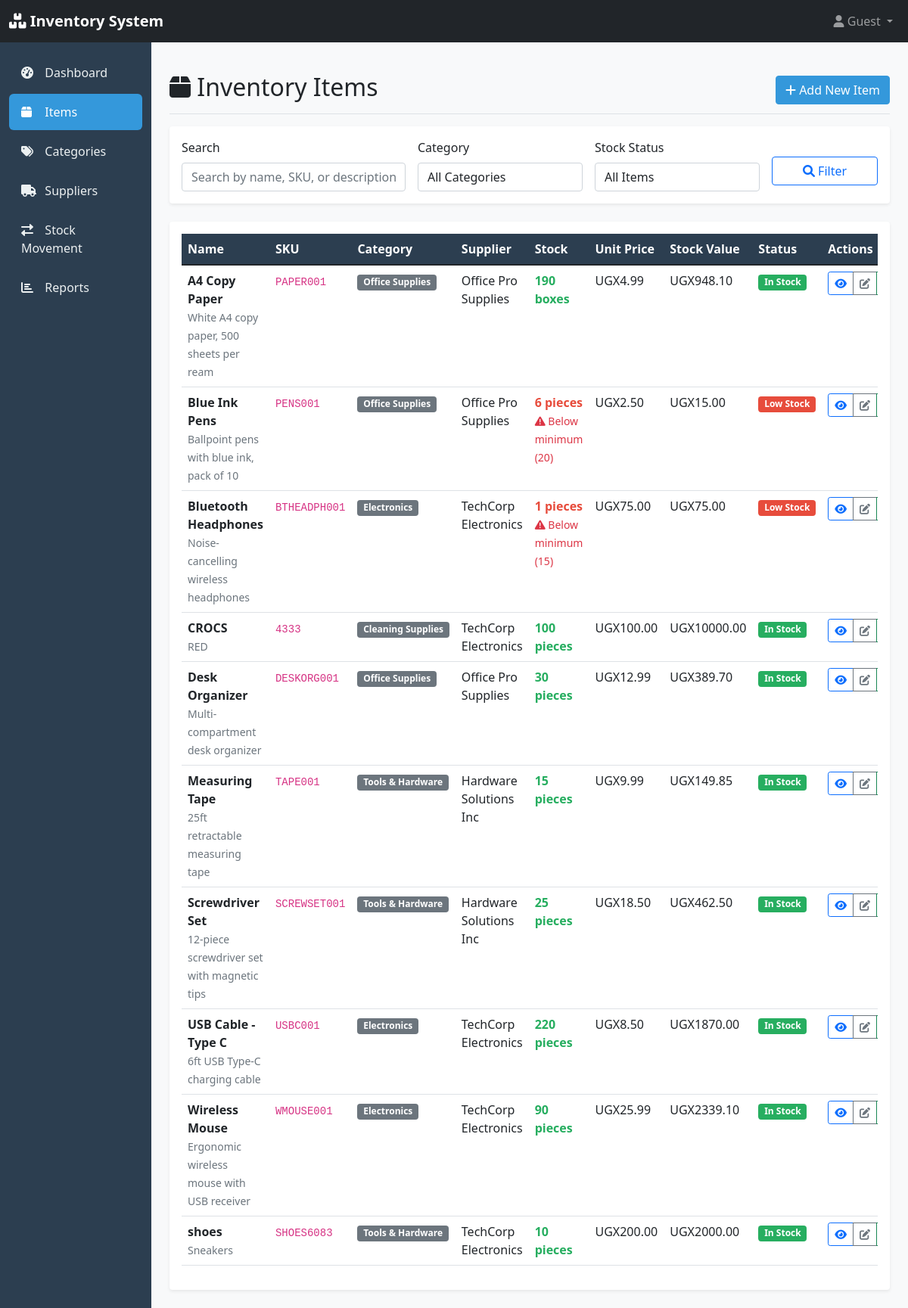
/inventory/items/, run on the app's committed database.
### inventory/models.py (models this page shows, shortened)
class Item(models.Model):
    UNIT_CHOICES = [
        ('pieces', 'Pieces'),
        ('kg', 'Kilograms'),
        ('liters', 'Liters'),
        ('meters', 'Meters'),
        ('boxes', 'Boxes'),
    ]
    name = models.CharField(max_length=200)
    description = models.TextField(blank=True)
    sku = models.CharField(max_length=50, unique=True, help_text="Stock Keeping Unit")
    category = models.ForeignKey(Category, on_delete=models.CASCADE, related_name='items')
    supplier = models.ForeignKey(Supplier, on_delete=models.SET_NULL, null=True, blank=True, related_name='items')
    unit_price = models.DecimalField(max_digits=10, decimal_places=2, validators=[MinValueValidator(Decimal('0.00'))])
    selling_price = models.DecimalField(max_digits=10, decimal_places=2, validators=[MinValueValidator(Decimal('0.00'))])
    quantity_in_stock = models.PositiveIntegerField(default=0)
    minimum_stock_level = models.PositiveIntegerField(default=10, help_text="Alert when stock falls below this level")
    unit_of_measurement = models.CharField(max_length=20, choices=UNIT_CHOICES, default='pieces')
    is_active = models.BooleanField(default=True)
    created_at = models.DateTimeField(auto_now_add=True)
    updated_at = models.DateTimeField(auto_now=True)
    created_by = models.ForeignKey(User, on_delete=models.SET_NULL, null=True, blank=True)
    class Meta:
        ordering = ['name']
    @property
    def is_low_stock(self):
        return self.quantity_in_stock <= self.minimum_stock_level
    @property
    def stock_value(self):
        return self.quantity_in_stock * self.unit_price

class Category(models.Model):
    name = models.CharField(max_length=100, unique=True)
    description = models.TextField(blank=True, null=True)
    created_at = models.DateTimeField(auto_now_add=True)
    updated_at = models.DateTimeField(auto_now=True)
    class Meta:
        verbose_name_plural = "Categories"
        ordering = ['name']

class Supplier(models.Model):
    name = models.CharField(max_length=200)
    contact_person = models.CharField(max_length=100, blank=True)
    email = models.EmailField(blank=True)
    phone = models.CharField(max_length=20, blank=True)
    address = models.TextField(blank=True)
    created_at = models.DateTimeField(auto_now_add=True)
    updated_at = models.DateTimeField(auto_now=True)
    class Meta:
        ordering = ['name']

### inventory/views.py (the view)
# urls.py: path('items/', views.item_list, name='item_list'),
def item_list(request):
    items = Item.objects.select_related('category', 'supplier').filter(is_active=True)
    search_query = request.GET.get('search', '')
    if search_query:
        items = items.filter(
            Q(name__icontains=search_query) |
            Q(sku__icontains=search_query) |
            Q(description__icontains=search_query)
        )
    category_filter = request.GET.get('category', '')
    if category_filter:
        items = items.filter(category_id=category_filter)
    stock_filter = request.GET.get('stock_status', '')
    if stock_filter == 'low':
        items = items.filter(quantity_in_stock__lte=F('minimum_stock_level'))
    elif stock_filter == 'out':
        items = items.filter(quantity_in_stock=0)
    paginator = Paginator(items, 20)
    page_number = request.GET.get('page')
    page_obj = paginator.get_page(page_number)
    context = {
        'page_obj': page_obj,
        'categories': Category.objects.all(),
        'search_query': search_query,
        'category_filter': category_filter,
        'stock_filter': stock_filter,
    }
    return render(request, 'inventory/item_list.html', context)

### inventory/templates/inventory/item_list.html (shortened to what this page needs)
{% extends 'inventory/base.html' %}
{% block content %}
<div class="d-flex justify-content-between flex-wrap flex-md-nowrap align-items-center pt-3 pb-2 mb-3 border-bottom">
    <h1 class="h2">
        <i class="fas fa-box"></i>
        Inventory Items
    </h1>
    <div class="btn-toolbar mb-2 mb-md-0">
        <a href="{% url 'inventory:item_create' %}" class="btn btn-primary">
            <i class="fas fa-plus"></i> Add New Item
        </a>
    </div>
</div>
<div class="card mb-4">
    <div class="card-body">
        <form method="get" class="row g-3">
            <div class="col-md-4">
                <label for="search" class="form-label">Search</label>
                <input type="text" class="form-control" id="search" name="search"
                       value="{{ search_query }}" placeholder="Search by name, SKU, or description">
            </div>
            <div class="col-md-3">
                <label for="category" class="form-label">Category</label>
                <select class="form-control" id="category" name="category">
                    <option value="">All Categories</option>
                </select>
            </div>
            <div class="col-md-3">
                <label for="stock_status" class="form-label">Stock Status</label>
                <select class="form-control" id="stock_status" name="stock_status">
                    <option value="">All Items</option>
                </select>
            </div>
            <div class="col-md-2">
                <label>&nbsp;</label>
                <div class="d-grid">
                    <button type="submit" class="btn btn-outline-primary">
                        <i class="fas fa-search"></i> Filter
                    </button>
                </div>
            </div>
        </form>
    </div>
</div>
<div class="card">
    <div class="card-body">
        {% if page_obj %}
            <div class="table-responsive">
                <table class="table table-hover">
                    <thead>
                        <tr>
                            <th>Name</th>
                            <th>SKU</th>
                            <th>Category</th>
                            <th>Supplier</th>
                            <th>Stock</th>
                            <th>Unit Price</th>
                            <th>Stock Value</th>
                            <th>Status</th>
                            <th>Actions</th>
                        </tr>
                    </thead>
                    <tbody>
                        {% for item in page_obj %}
                            <tr>
                                <td>
                                    <strong>{{ item.name }}</strong>
                                    {% if item.description %}
                                        <br>
                                        <small class="text-muted">{{ item.description|truncatechars:50 }}</small>
                                    {% endif %}
                                </td>
                                <td><code>{{ item.sku }}</code></td>
                                <td>
                                    <span class="badge bg-secondary">{{ item.category.name }}</span>
                                </td>
                                <td>
                                    {% if item.supplier %}
                                        {{ item.supplier.name }}
                                    {% else %}
                                        <span class="text-muted">N/A</span>
                                    {% endif %}
                                </td>
                                <td>
                                    <span class="{% if item.is_low_stock %}low-stock{% else %}in-stock{% endif %}">
                                        {{ item.quantity_in_stock }} {{ item.unit_of_measurement }}
                                    </span>
                                    {% if item.is_low_stock %}
                                        <br>
                                        <small class="text-danger">
                                            <i class="fas fa-exclamation-triangle"></i>
                                            Below minimum ({{ item.minimum_stock_level }})
                                        </small>
                                    {% endif %}
                                </td>
                                <td>UGX{{ item.unit_price }}</td>
                                <td>UGX{{ item.stock_value|floatformat:2 }}</td>
                                <td>
                                    {% if item.is_low_stock %}
                                        <span class="badge badge-low-stock">Low Stock</span>
                                    {% elif item.quantity_in_stock == 0 %}
                                        <span class="badge bg-danger">Out of Stock</span>
                                    {% else %}
                                        <span class="badge badge-in-stock">In Stock</span>
                                    {% endif %}
                                </td>
                                <td>
                                    <div class="btn-group btn-group-sm">
                                        <a href="{% url 'inventory:item_detail' item.id %}"
                                           class="btn btn-outline-primary" title="View Details">
                                            <i class="fas fa-eye"></i>
                                        </a>
                                        <a href="{% url 'inventory:item_edit' item.id %}"
                                           class="btn btn-outline-secondary" title="Edit">
                                            <i class="fas fa-edit"></i>
                                        </a>
                                        <a href="{% url 'inventory:stock_movement_create' %}?item_id={{ item.id }}"
                                           class="btn btn-outline-success" title="Stock Movement">
                                        </a>
                                    </div>
                                </td>
                            </tr>
                        {% endfor %}
                    </tbody>
                </table>
            </div>
        {% endif %}
    </div>
</div>
{% endblock %}

### inventory/templates/inventory/base.html (style rules this page uses)
:root { --primary-color: #2c3e50; --secondary-color: #3498db; --success-color: #27ae60; --warning-color: #f39c12; --danger-color: #e74c3c; }
body { background-color: #f8f9fa; }
.card { border: none; box-shadow: 0 0.125rem 0.25rem rgba(0, 0, 0, 0.075); transition: all 0.3s; }
.low-stock { color: var(--danger-color); font-weight: bold; }
.in-stock { color: var(--success-color); font-weight: bold; }
.btn-primary { background-color: var(--secondary-color); border-color: var(--secondary-color); }
.table th { background-color: var(--primary-color); color: white; border: none; }
.badge-low-stock { background-color: var(--danger-color); }
.badge-in-stock { background-color: var(--success-color); }

### data on the page
Item: name "A4 Copy Paper", description "White A4 copy paper, 500 sheets per ream", sku "PAPER001", category.name "Office Supplies", supplier.name "Office Pro Supplies", quantity_in_stock "190", unit_of_measurement "boxes", unit_price "4.99", stock_value "948.10", minimum_stock_level "In Stock"
Item: name "Blue Ink Pens", description "Ballpoint pens with blue ink, pack of 10", sku "PENS001", category.name "Office Supplies", supplier.name "Office Pro Supplies", quantity_in_stock "6", unit_of_measurement "pieces", minimum_stock_level "20", unit_price "2.50", stock_value "15.00", shows "Low Stock"
Item: name "Bluetooth Headphones", description "Noise-cancelling wireless headphones", sku "BTHEADPH001", category.name "Electronics", supplier.name "TechCorp Electronics", quantity_in_stock "1", unit_of_measurement "pieces", minimum_stock_level "15", unit_price "75.00", stock_value "75.00", shows "Low Stock"
Item: name "CROCS", description "RED", sku "4333", category.name "Cleaning Supplies", supplier.name "TechCorp Electronics", quantity_in_stock "100", unit_of_measurement "pieces", unit_price "100.00", stock_value "10000.00", minimum_stock_level "In Stock"
Item: name "Desk Organizer", description "Multi-compartment desk organizer", sku "DESKORG001", category.name "Office Supplies", supplier.name "Office Pro Supplies", quantity_in_stock "30", unit_of_measurement "pieces", unit_price "12.99", stock_value "389.70", minimum_stock_level "In Stock"
Item: name "Measuring Tape", description "25ft retractable measuring tape", sku "TAPE001", category.name "Tools & Hardware", supplier.name "Hardware Solutions Inc", quantity_in_stock "15", unit_of_measurement "pieces", unit_price "9.99", stock_value "149.85", minimum_stock_level "In Stock"
Item: name "Screwdriver Set", description "12-piece screwdriver set with magnetic tips", sku "SCREWSET001", category.name "Tools & Hardware", supplier.name "Hardware Solutions Inc", quantity_in_stock "25", unit_of_measurement "pieces", unit_price "18.50", stock_value "462.50", minimum_stock_level "In Stock"
Item: name "USB Cable - Type C", description "6ft USB Type-C charging cable", sku "USBC001", category.name "Electronics", supplier.name "TechCorp Electronics", quantity_in_stock "220", unit_of_measurement "pieces", unit_price "8.50", stock_value "1870.00", minimum_stock_level "In Stock"
Item: name "Wireless Mouse", description "Ergonomic wireless mouse with USB receiver", sku "WMOUSE001", category.name "Electronics", supplier.name "TechCorp Electronics", quantity_in_stock "90", unit_of_measurement "pieces", unit_price "25.99", stock_value "2339.10", minimum_stock_level "In Stock"
Item: name "shoes", description "Sneakers", sku "SHOES6083", category.name "Tools & Hardware", supplier.name "TechCorp Electronics", quantity_in_stock "10", unit_of_measurement "pieces", unit_price "200.00", stock_value "2000.00", minimum_stock_level "In Stock"
